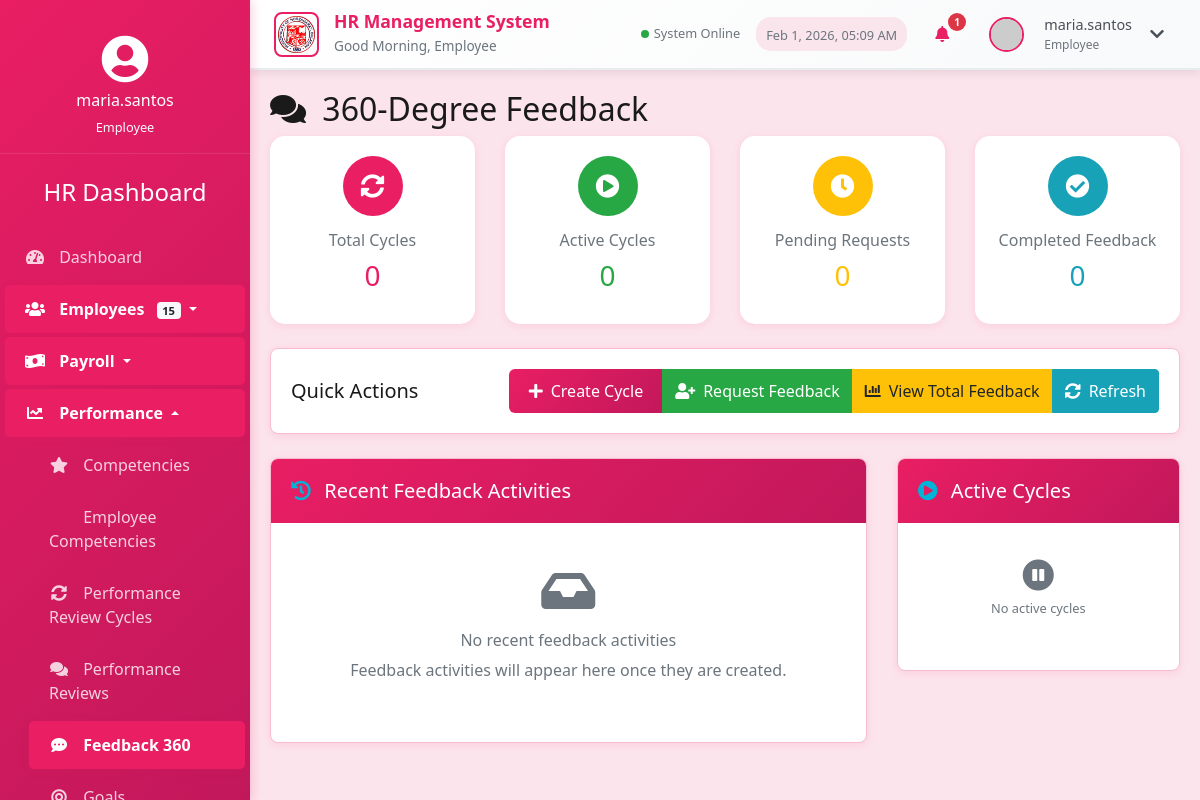
The page /feedback_360.php (signed in) on the database as committed earlier.
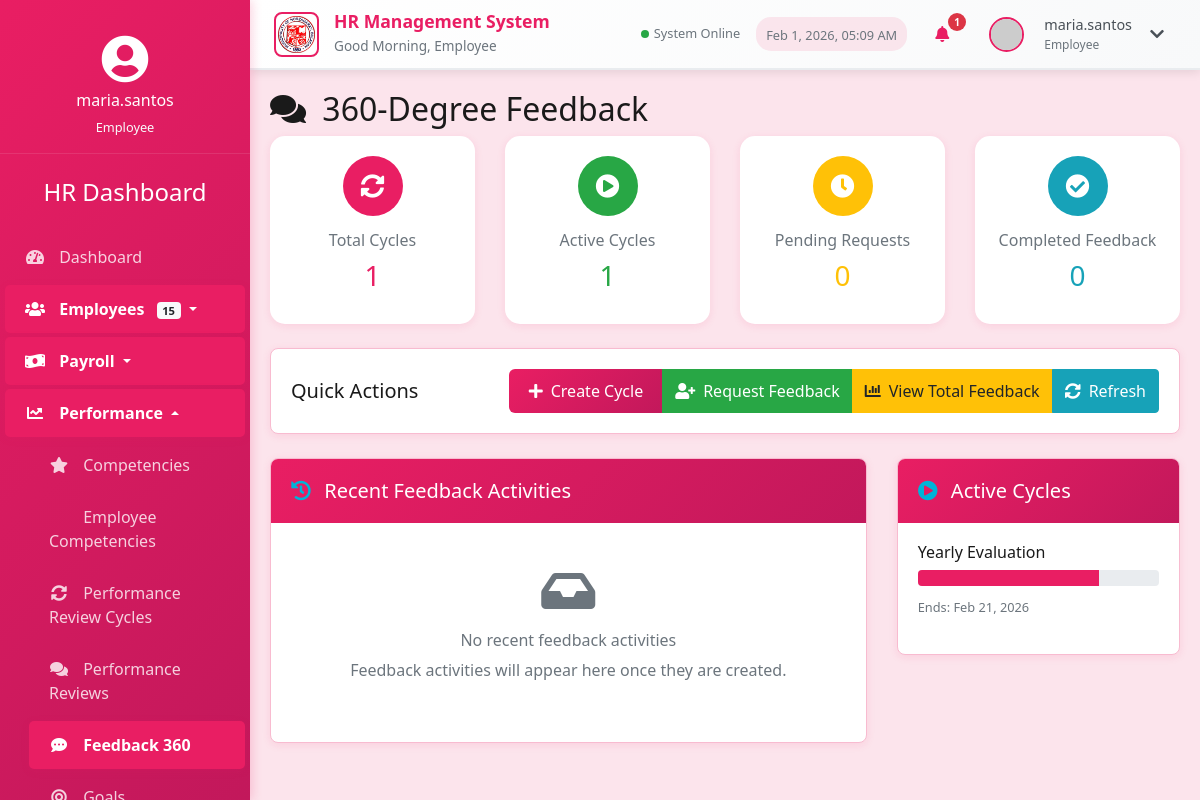
The same page on the database as committed later.
### tables this page shows
CREATE TABLE `feedback_cycles` (
  `cycle_id` int(11) NOT NULL,
  `cycle_name` varchar(255) NOT NULL,
  `description` text DEFAULT NULL,
  `start_date` date NOT NULL,
  `end_date` date NOT NULL,
  `status` enum('Active','Draft','Completed','Cancelled') DEFAULT 'Draft',
  `created_by` int(11) NOT NULL,
  `created_at` timestamp NOT NULL DEFAULT current_timestamp(),
  `updated_at` timestamp NOT NULL DEFAULT current_timestamp() ON UPDATE current_timestamp()
);

### feedback_360.php (the view, shortened to what the rows shown need)
<?php
require_once 'db_connect.php';
function getFeedbackCycles() {
    global $conn;
    $sql = "SELECT * FROM feedback_cycles ORDER BY created_at DESC";
    $result = $conn->query($sql);
    $cycles = [];
    if ($result) {
        while ($row = $result->fetch_assoc()) {
            $cycles[] = $row;
        }
    }
    return $cycles;
}
$cycles = getFeedbackCycles();
?>
<!DOCTYPE html>
<html lang="en">
<head>
    <link rel="stylesheet" href="https://stackpath.bootstrapcdn.com/bootstrap/4.5.2/css/bootstrap.min.css">
    <link rel="stylesheet" href="https://cdnjs.cloudflare.com/ajax/libs/font-awesome/5.15.1/css/all.min.css">
    <link rel="stylesheet" href="styles.css?v=rose">
</head>
<body>
    <div class="container-fluid">
        <div class="row">
            <div class="main-content">
                <h2 class="section-title">
                    <i class="fas fa-comments mr-2"></i>
                    360-Degree Feedback
                </h2>
                <div class="row mb-4">
                    <div class="col-md-4">
                        <div class="card">
                            <div class="card-body">
                                <?php
                                $active_cycles = array_filter($cycles, function($cycle) {
                                    return $cycle['status'] === 'Active';
                                });
                                ?>
                                <?php if (!empty($active_cycles)): ?>
                                    <?php foreach (array_slice($active_cycles, 0, 3) as $cycle): ?>
                                    <div class="mb-3">
                                        <h6 class="mb-2"><?php echo htmlspecialchars($cycle['cycle_name']); ?></h6>
                                        <div class="progress mb-2">
                                            <div class="progress-bar bg-primary" style="width: 75%"></div>
                                        </div>
                                        <small class="text-muted">
                                            Ends: <?php echo date('M d, Y', strtotime($cycle['end_date'])); ?>
                                        </small>
                                    </div>
                                    <?php endforeach; ?>
                                <?php endif; ?>
                            </div>
                        </div>
                    </div>
                </div>
            </div>
        </div>
    </div>
</body>
</html>

Rows that differ between the two databases and show on the page:
added feedback_cycles: cycle_name "Yearly Evaluation", end_date "Feb 21, 2026"
Other text that changed with them:
$stats['total_cycles']: "0" → "1"
$stats['active_cycles']: "0" → "1"
text no longer shown: "No active cycles"
